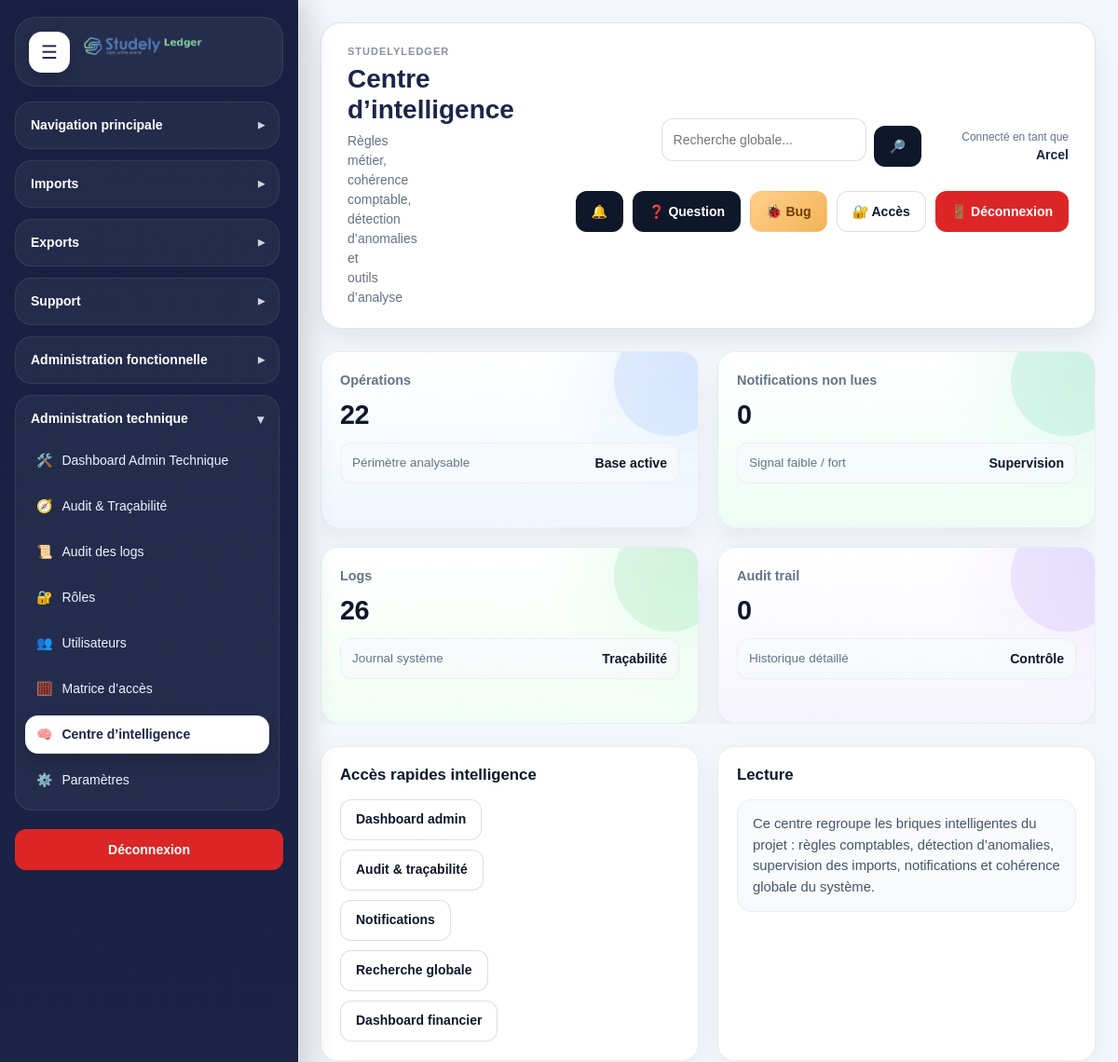
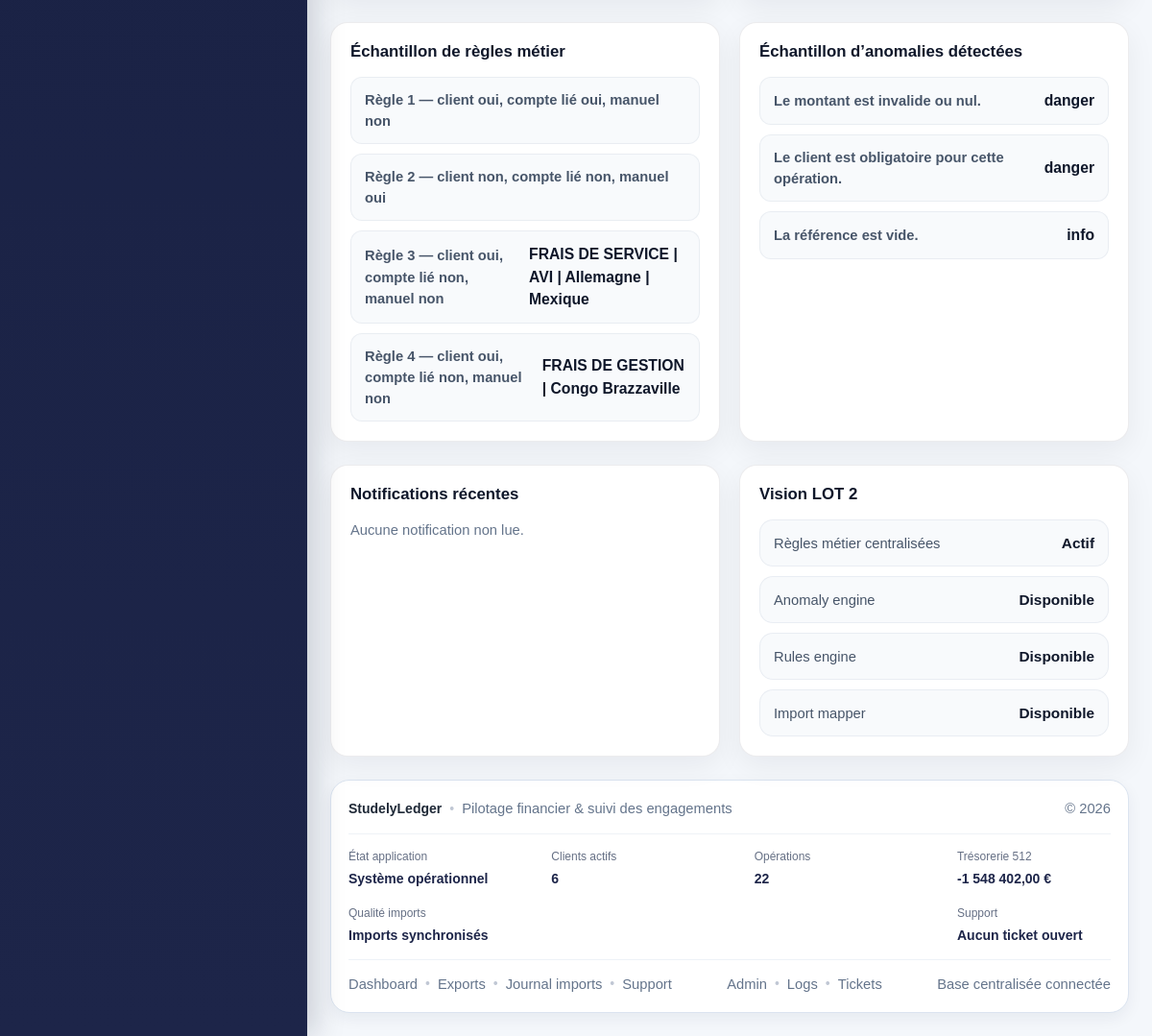
The page /modules/admin/intelligence_center.php (signed in) on the database as committed earlier (2 pictures, top to bottom).
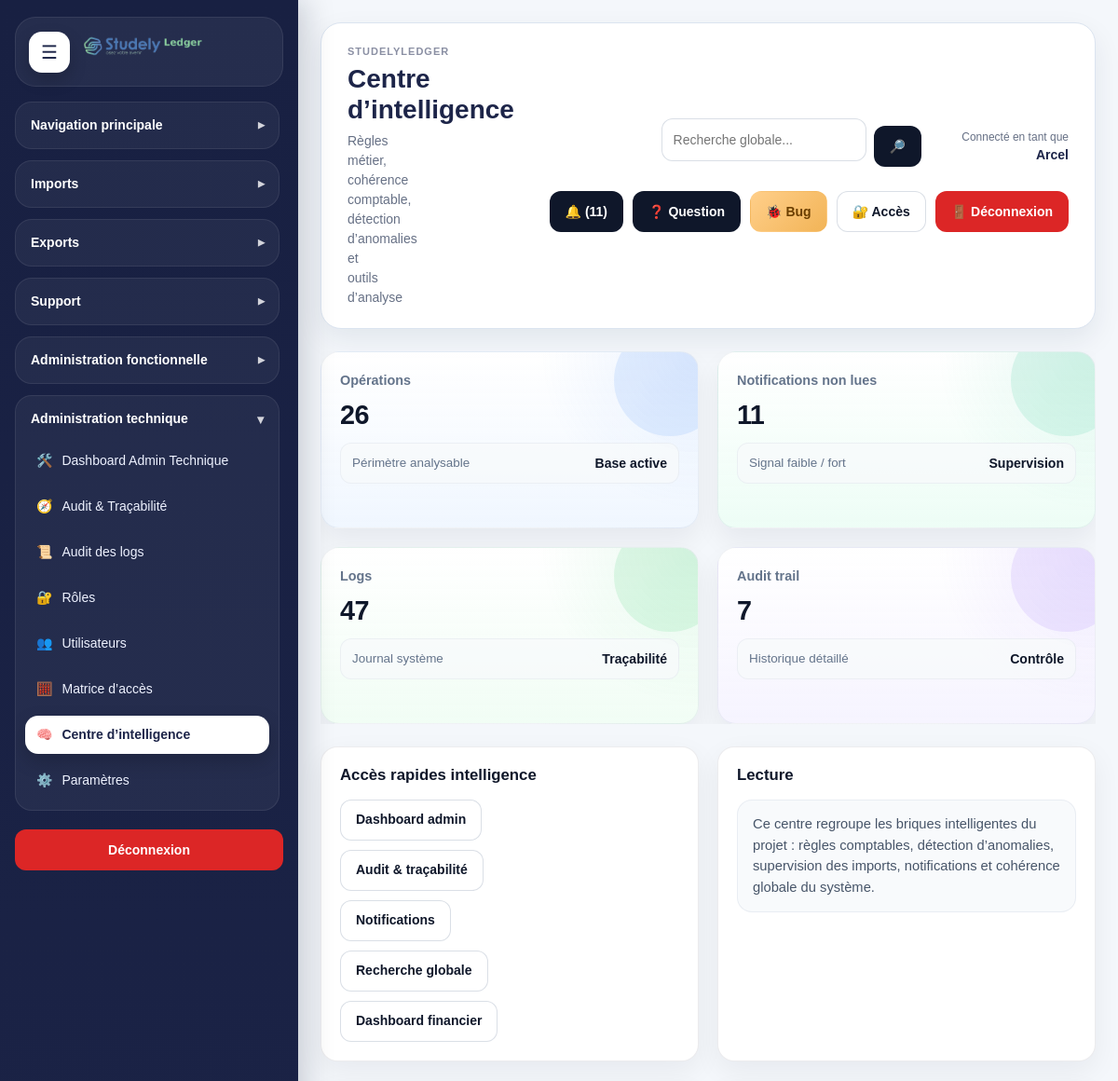
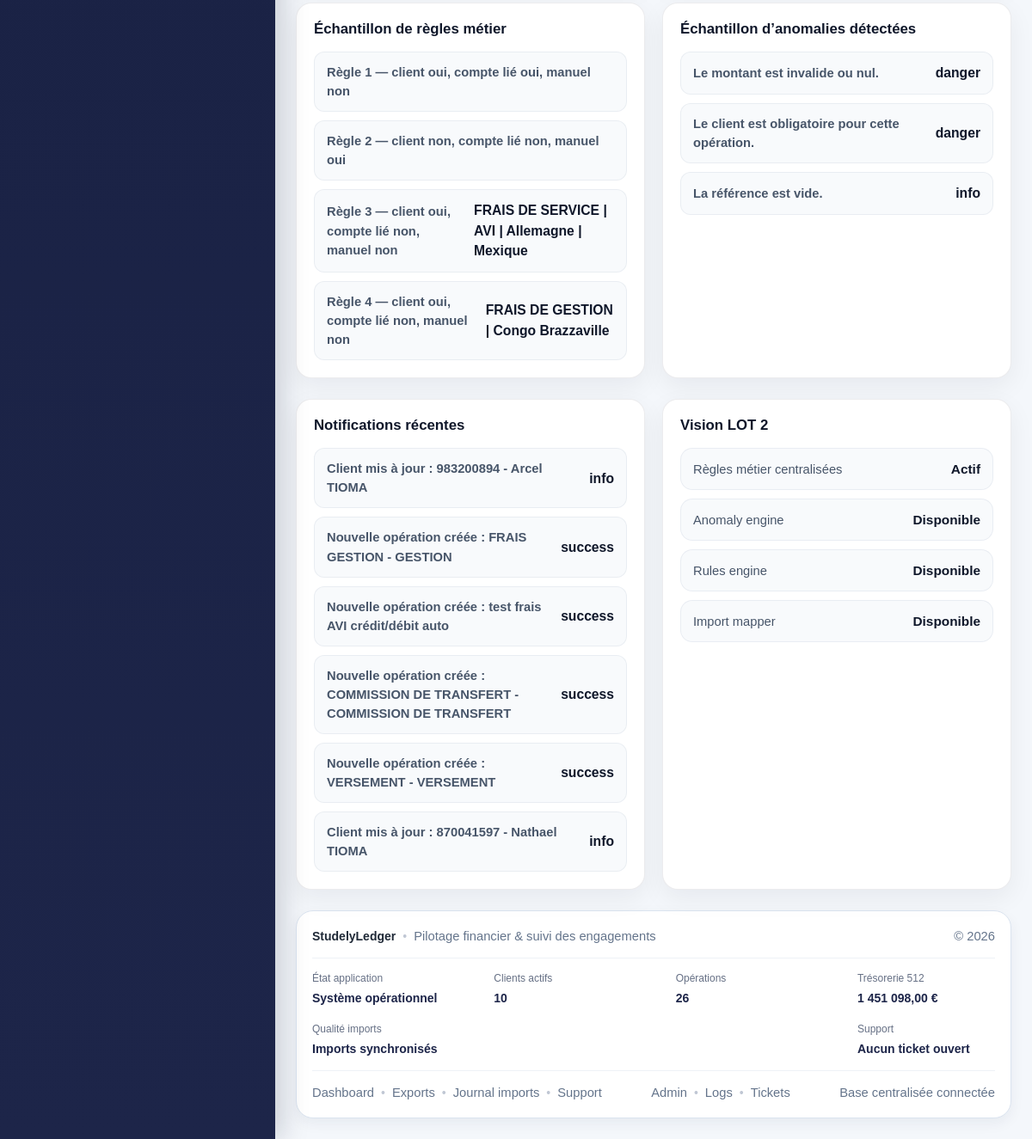
The same page on the database as committed later (2 pictures, top to bottom).
### tables this page shows
CREATE TABLE `notifications` (
  `id` int(11) NOT NULL,
  `type` varchar(100) NOT NULL,
  `message` varchar(255) NOT NULL,
  `level` enum('info','success','warning','danger') NOT NULL DEFAULT 'info',
  `link_url` varchar(255) DEFAULT NULL,
  `entity_type` varchar(100) DEFAULT NULL,
  `entity_id` int(11) DEFAULT NULL,
  `is_read` tinyint(1) NOT NULL DEFAULT 0,
  `created_by` int(11) DEFAULT NULL,
  `created_at` datetime NOT NULL DEFAULT current_timestamp(),
  `updated_at` datetime DEFAULT NULL
);

### includes/admin_functions.php (called while the page is built, shortened)
<?php
if (!function_exists('e')) {
    function e(?string $value): string
    {
        return htmlspecialchars((string)($value ?? ''), ENT_QUOTES, 'UTF-8');
    }
}
if (!function_exists('tableExists')) {
    function tableExists(PDO $pdo, string $tableName): bool
    {
        $stmt = $pdo->prepare("
            SELECT COUNT(*)
            FROM information_schema.TABLES
            WHERE TABLE_SCHEMA = DATABASE()
              AND TABLE_NAME = ?
        ");
        $stmt->execute([$tableName]);
        return (int)$stmt->fetchColumn() > 0;
    }
}
if (!function_exists('columnExists')) {
    function columnExists(PDO $pdo, string $tableName, string $columnName): bool
    {
        $stmt = $pdo->prepare("
            SELECT COUNT(*)
            FROM information_schema.COLUMNS
            WHERE TABLE_SCHEMA = DATABASE()
              AND TABLE_NAME = ?
              AND COLUMN_NAME = ?
        ");
        $stmt->execute([$tableName, $columnName]);
        return (int)$stmt->fetchColumn() > 0;
    }
}
if (!function_exists('getUnreadNotifications')) {
    function getUnreadNotifications(PDO $pdo, int $limit = 8): array
    {
        if (!tableExists($pdo, 'notifications')) {
            return [];
        }
        $limit = max(1, min($limit, 50));
        $orderBy = columnExists($pdo, 'notifications', 'created_at') ? 'created_at DESC' : 'id DESC';
        $stmt = $pdo->prepare("
            SELECT *
            FROM notifications
            WHERE COALESCE(is_read, 0) = 0
            ORDER BY {$orderBy}
            LIMIT {$limit}
        ");
        $stmt->execute();
        return $stmt->fetchAll(PDO::FETCH_ASSOC) ?: [];
    }
}
        ?>

### modules/admin/intelligence_center.php (the view, shortened to what the rows shown need)
<?php
$pdo = getPDO();
require_once __DIR__ . '/../../includes/admin_functions.php';
$recentNotifications = function_exists('getUnreadNotifications')
    ? getUnreadNotifications($pdo, 6)
    : [];
require_once __DIR__ . '/../../includes/document_start.php';
?>
<div class="layout">
    <div class="main">
        <?php require_once __DIR__ . '/../../includes/header.php'; ?>
        <div class="dashboard-grid-2 dashboard-section-spacing">
            <div class="card">
                <?php if ($recentNotifications): ?>
                    <div class="sl-anomaly-list">
                        <?php foreach ($recentNotifications as $item): ?>
                            <div class="sl-anomaly-list__item">
                                <span class="sl-anomaly-list__label">
                                    <?= e((string)($item['message'] ?? '')) ?>
                                </span>
                                <strong class="sl-anomaly-list__value">
                                    <?= e((string)($item['level'] ?? 'info')) ?>
                                </strong>
                            </div>
                        <?php endforeach; ?>
                    </div>
                <?php else: ?>
                    <p class="muted">Aucune notification non lue.</p>
                <?php endif; ?>
            </div>
        </div>
    </div>
</div>
<?php require_once __DIR__ . '/../../includes/document_end.php'; ?>

Rows that differ between the two databases and show on the page:
added notifications: message "Client mis à jour : 983200894 - Arcel TIOMA", level "info"
added notifications: message "Nouvelle opération créée : FRAIS GESTION - GESTION", level "success"
added notifications: message "Nouvelle opération créée : test frais AVI crédit/débit auto", level "success"
added notifications: message "Nouvelle opération créée : COMMISSION DE TRANSFERT - COMMISSION DE TRANSFERT", level "success"
added notifications: message "Nouvelle opération créée : VERSEMENT - VERSEMENT", level "success"
added notifications: message "Client mis à jour : 870041597 - Nathael TIOMA", level "info"
Other text that changed with them:
$notificationCount: (not shown) → "11"
$totalOperations: "22" → "26"
$totalNotificationsUnread: "0" → "11"
$totalLogs: "26" → "47"
$totalAuditTrail: "0" → "7"
$totalActiveClients: "6" → "10"
$totalTreasuryBalance: "-1 548 402,00" → "1 451 098,00"
text no longer shown: "Aucune notification non lue."
